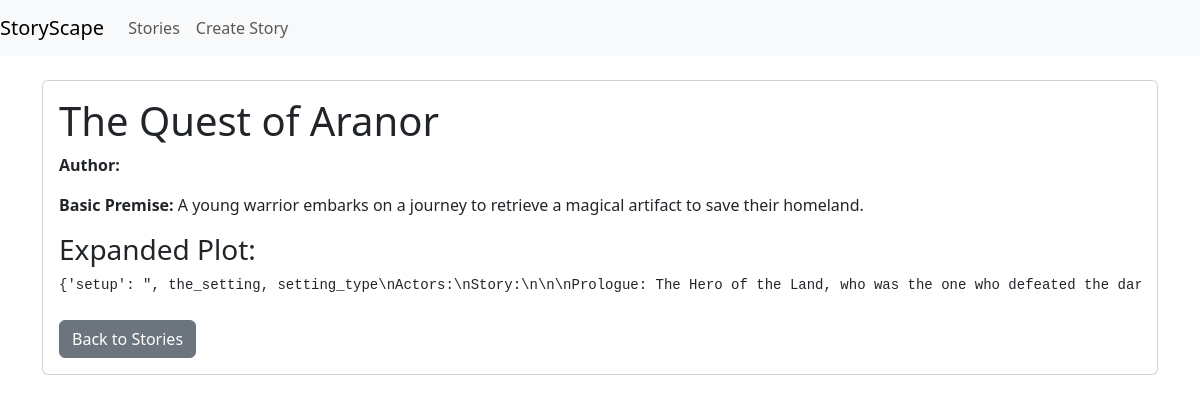
The page /api/story/2/ on the database its author committed.
### core/models.py (models this page shows, shortened)
class Story(models.Model):
    title = models.CharField(max_length=200)
    author = models.CharField(max_length=100)
    basic_premise = models.TextField()
    expanded_plot = models.JSONField(null=True,blank=True)  # To store story segments
    created_at = models.DateTimeField(auto_now_add=True)
    updated_at = models.DateTimeField(auto_now=True)

### core/views.py (the view)
# urls.py: path('story/<int:pk>/', views.story_detail, name='story_detail'),
def story_detail(request, pk):
    story = get_object_or_404(Story, pk=pk)
    return render(request, 'core/story_detail.html', {'story': story})

### core/templates/core/story_detail.html
{% extends "core/base.html" %}
{% block content %}
<div class="card">
    <div class="card-body">
        <h1>{{ story.title }}</h1>
        <p><strong>Author:</strong> {{ story.author }}</p>
        <p><strong>Basic Premise:</strong> {{ story.basic_premise }}</p>
        <h3>Expanded Plot:</h3>
        <pre class="mb-4">{{ story.expanded_plot }}</pre>
        <div class="btn-group">
            <a href="{% url 'story_list' %}"
               class="btn btn-secondary">Back to Stories</a>
        </div>
    </div>
</div>
{% endblock %}

### rows shown on the page
Story: title "The Quest of Aranor", basic_premise "A young warrior embarks on a journey to retrieve a magical artifact to save their homeland.", expanded_plot "{'setup': \", the_setting, setting_type\\nActors:\\nStory:\\n\\n\\nPrologue: The Hero of the Land, who was the one who defeated the…"
